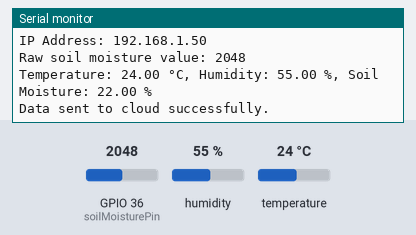
Bench run of a program on a simulated ESP32. Shown: the last lines printed to the serial monitor. The inputs (shaded band) are chosen by the test bench; at power-on: humidity 55 %, GPIO 36 (soilMoisturePin) = 2048, temperature 24 °C. WiFi joins after 1.5 s; servers stay silent unless stated; uploads are accepted with an empty reply.

Above: at 3.7 s.
3.8 s: humidity set to 22 %
5.3 s: GPIO 36 (soilMoisturePin) set to 2866
At 5.98 s:
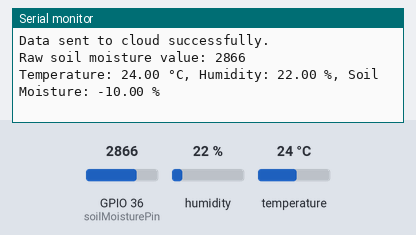
6.8 s: temperature set to 12 °C
At 7.9 s:
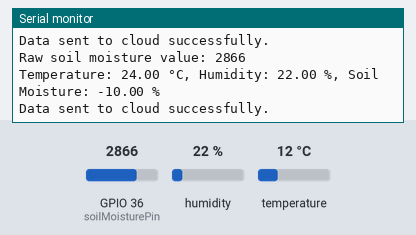
8.3 s: GPIO 36 (soilMoisturePin) set to 3603
At 9.7 s:
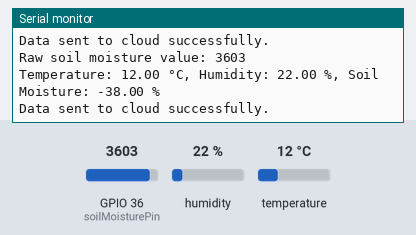

Measured:
- after the input at 5.3 s, the serial monitor: prints a new line after 0.51 s (image 1)
- after the input at 8.3 s, the serial monitor: prints a new line after 0.77 s (image 3)

The program:

main.cpp
```cpp
#include <Arduino.h>
#include <Wire.h>
#include <DHT20.h>
#include <WiFi.h>
#include <HttpClient.h>

// DHT20 sensor configuration
DHT20 dht;

// Soil moisture sensor configuration (assuming an analog sensor connected to A0)
const int soilMoisturePin = A0; // Replace with your analog pin for the soil moisture sensor

// WiFi credentials
const char* ssid = "TerryK";  // Replace with your WiFi SSID
const char* password = "rosienbuddy";  // Replace with your WiFi password

// Cloud server details
const char* serverIP = "13.52.177.185";  // Replace with your EC2 instance IP address
const int serverPort = 5000;            // Port for Flask server
const char* serverPath = "/update_sensor"; // Path for HTTP request to update the sensor data

void setup() {
    // Initialize Serial Monitor
    Serial.begin(9600);
    delay(1000);

    // Initialize I2C communication
    Wire.begin();

    // Initialize DHT20 sensor
    if (!dht.begin()) {
        Serial.println("Failed to initialize DHT20 sensor!");
        while (1);  // Stop execution if initialization fails
    }

    // Connect to WiFi
    Serial.println("Connecting to WiFi...");
    WiFi.begin(ssid, password);
    while (WiFi.status() != WL_CONNECTED) {
        delay(500);
        Serial.print(".");
    }
    Serial.println("\nWiFi connected!");
    Serial.print("IP Address: ");
    Serial.println(WiFi.localIP());
}

void loop() {
    // Read data from the DHT20 sensor
    if (dht.read() != DHT20_OK) {
        Serial.println("Failed to read from DHT20 sensor!");
        delay(1000);
        return;
    }

    // Get temperature and humidity values
    float temperature = dht.getTemperature();
    float humidity = dht.getHumidity();

    // Read soil moisture value (assuming analog sensor)
    int soilMoistureValue = analogRead(soilMoisturePin);
    Serial.print("Raw soil moisture value: ");
    Serial.println(soilMoistureValue);  // Print raw analog value for debugging

    float soilMoisture = map(soilMoistureValue, 0, 2600, 100, 0);

    // Print values to Serial Monitor
    Serial.print("Temperature: ");
    Serial.print(temperature);
    Serial.print(" °C, Humidity: ");
    Serial.print(humidity);
    Serial.print(" %, Soil Moisture: ");
    Serial.print(soilMoisture);
    Serial.println(" %");

    // Send data to cloud server
    WiFiClient client;
    HttpClient http(client);

    // Prepare the HTTP GET request
    String url = String(serverPath) + "?temp=" + String(temperature) + "&hum=" + String(humidity) + "&soil=" + String(soilMoisture);
    int statusCode = http.get(serverIP, serverPort, url.c_str());

    // Check the response status
    if (statusCode == 0) {
        Serial.println("Data sent to cloud successfully.");
    } else {
        Serial.print("Failed to send data to cloud. HTTP Status Code: ");
        Serial.println(statusCode);
    }

    // Wait 10 seconds before the next reading
    delay(3000);
}
```
